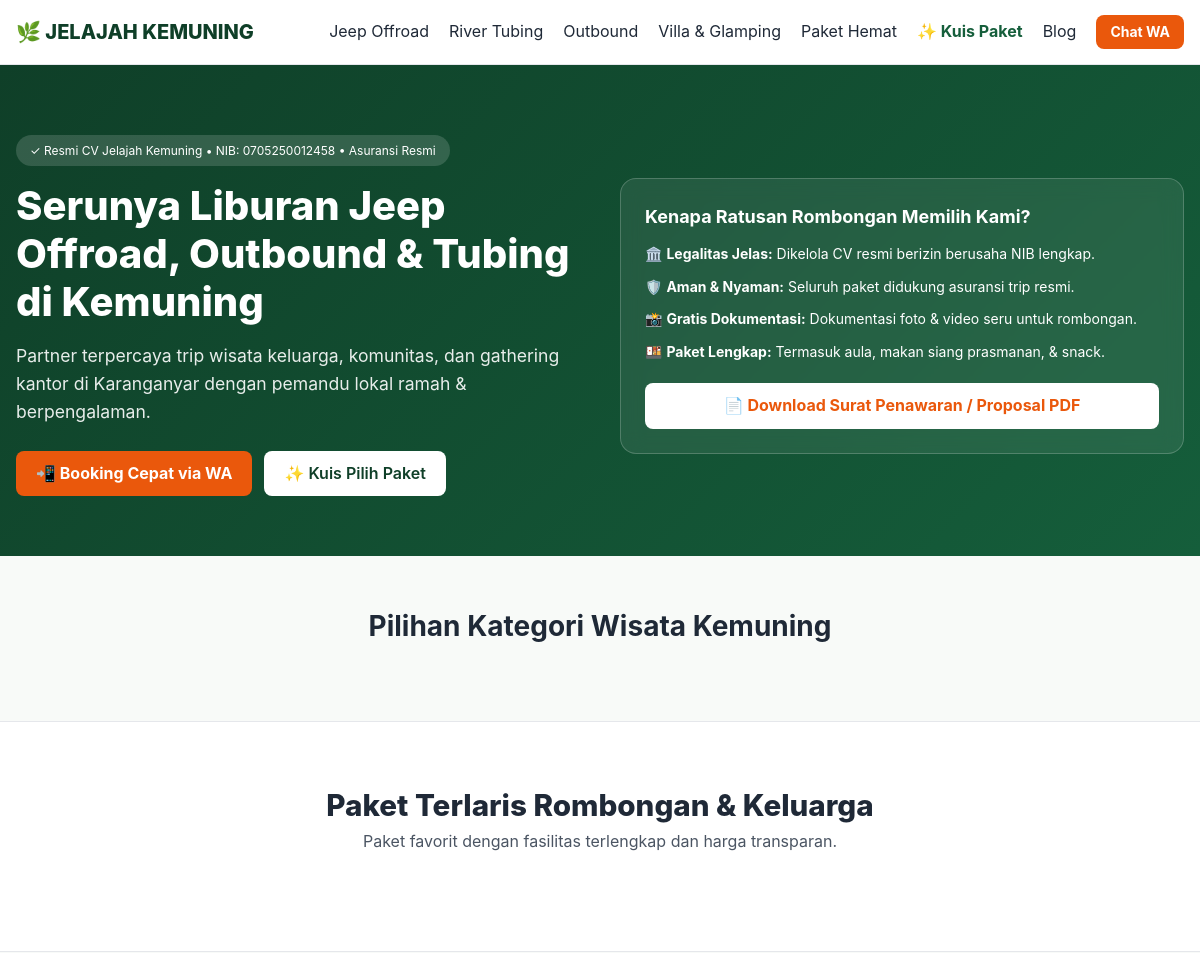
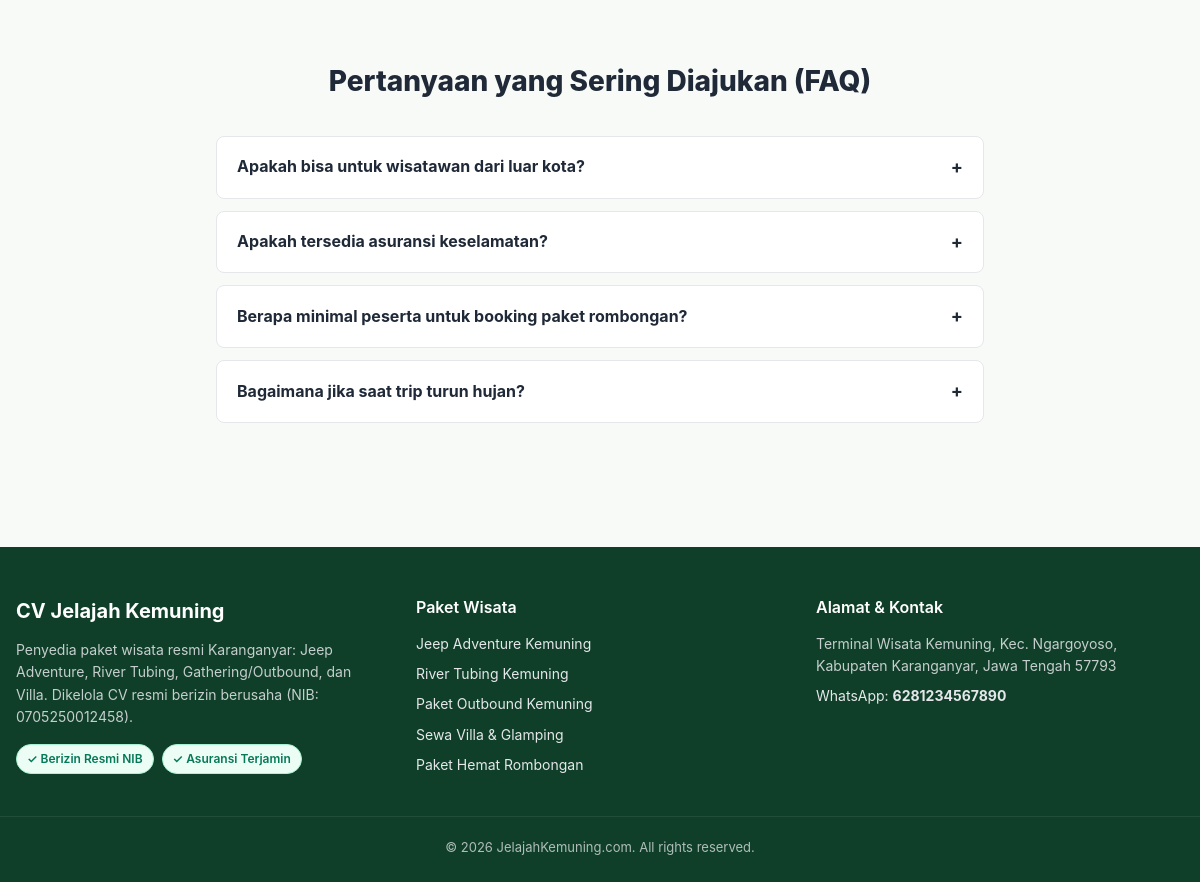
Before: / with the older database file (2 pictures, top to bottom).
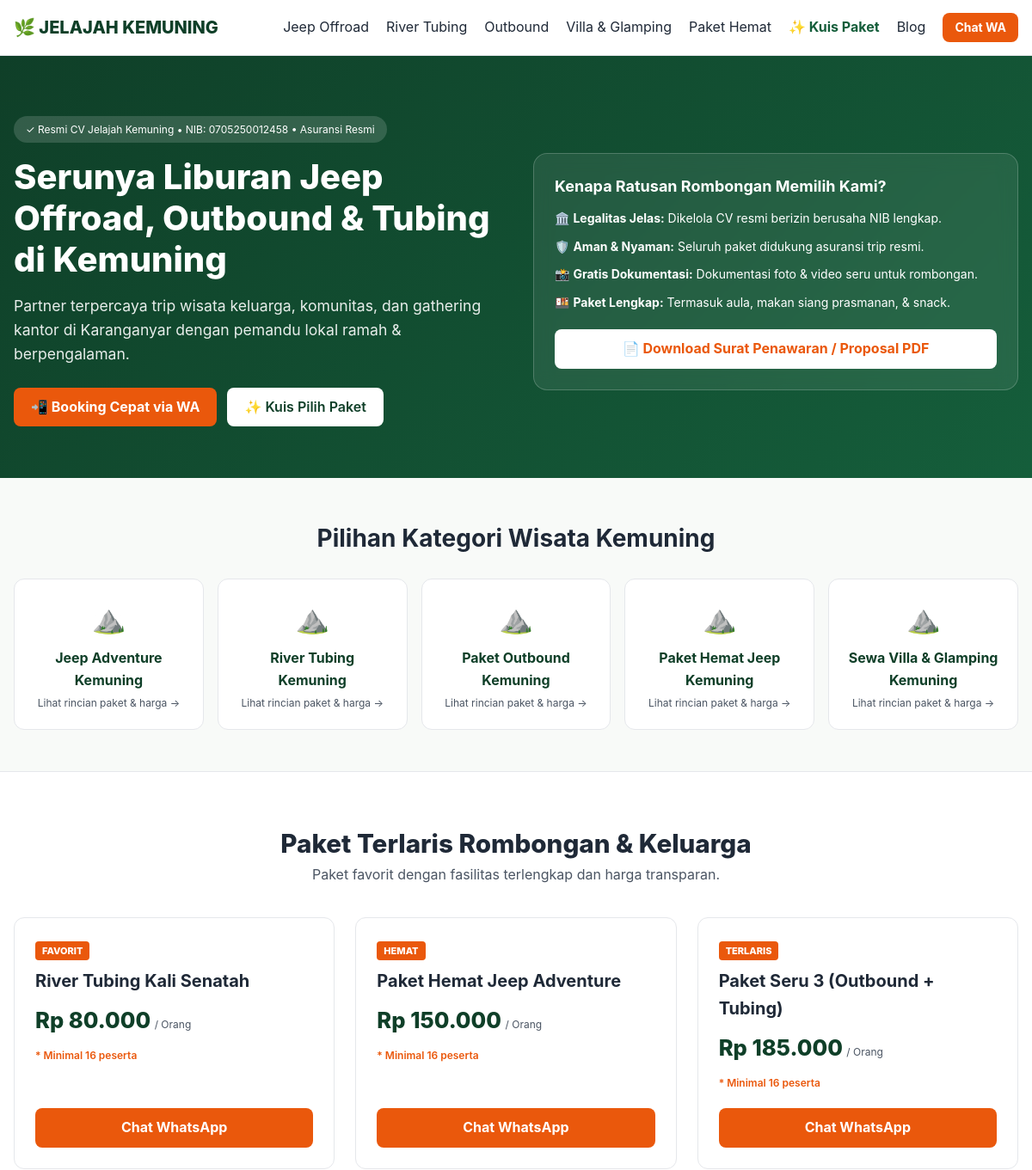
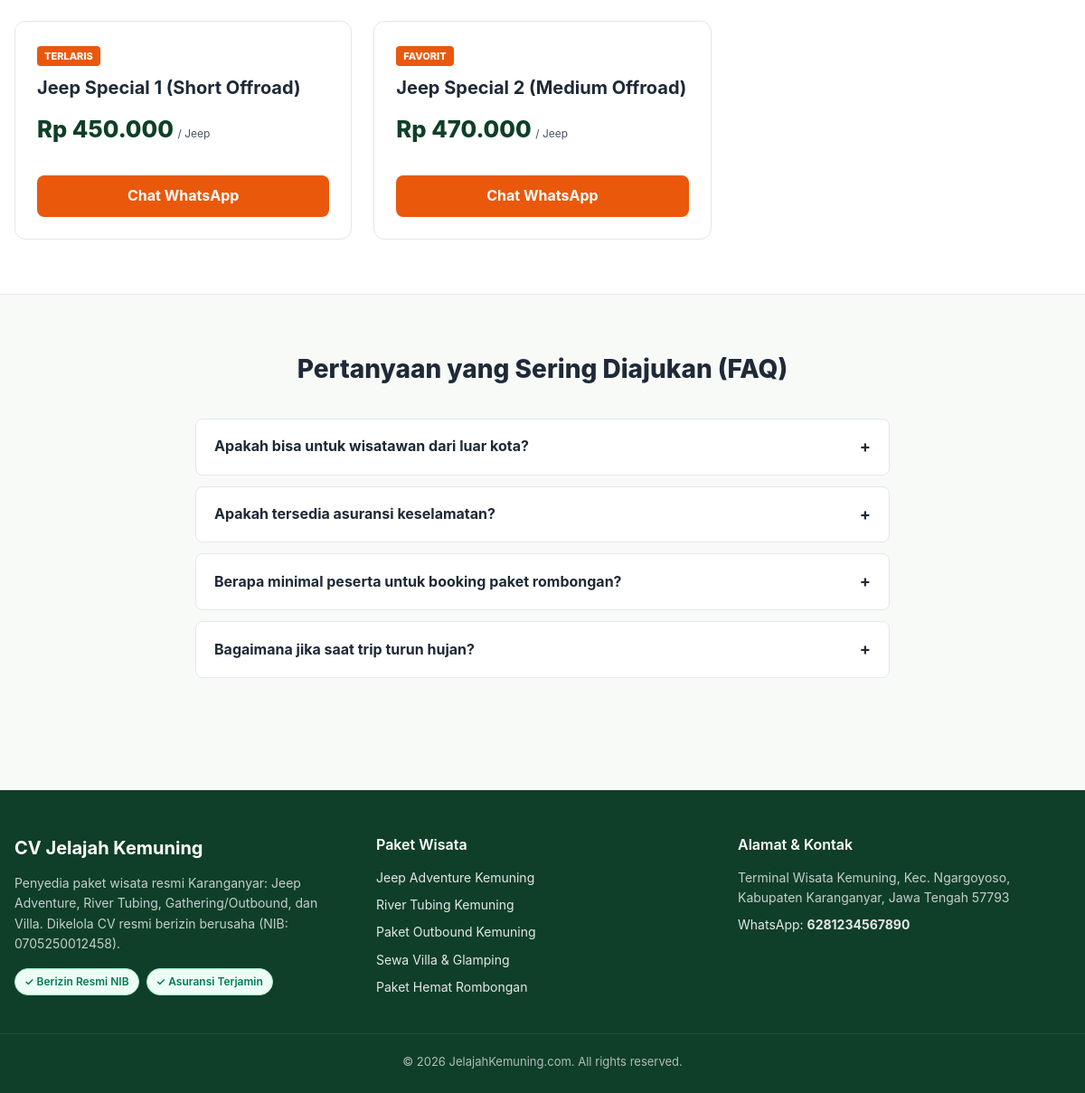
After: the same page with the newer database file (2 pictures, top to bottom).
### tables this page shows
CREATE TABLE IF NOT EXISTS settings (
    setting_key VARCHAR(100) PRIMARY KEY,
    setting_value TEXT NULL
);

CREATE TABLE IF NOT EXISTS categories (
    id INTEGER PRIMARY KEY AUTO_INCREMENT,
    name VARCHAR(100) NOT NULL,
    slug VARCHAR(100) NOT NULL UNIQUE,
    description TEXT NULL,
    icon VARCHAR(50) DEFAULT 'fas fa-map-marked-alt',
    created_at TIMESTAMP DEFAULT CURRENT_TIMESTAMP
);

CREATE TABLE IF NOT EXISTS packages (
    id INTEGER PRIMARY KEY AUTO_INCREMENT,
    category_id INTEGER NOT NULL,
    name VARCHAR(200) NOT NULL,
    slug VARCHAR(200) NOT NULL UNIQUE,
    price INTEGER NOT NULL DEFAULT 0,
    price_strike INTEGER DEFAULT 0,
    price_type VARCHAR(50) DEFAULT 'per_orang',
    min_participants INTEGER DEFAULT 1,
    duration VARCHAR(100) NULL,
    badge VARCHAR(50) NULL,
    summary TEXT NULL,
    inclusions TEXT NULL,
    exclusions TEXT NULL,
    itinerary TEXT NULL,
    thumbnail VARCHAR(255) NULL,
    is_active INTEGER DEFAULT 1,
    sort_order INTEGER DEFAULT 0,
    created_at TIMESTAMP DEFAULT CURRENT_TIMESTAMP
);

### app/Controllers/HomeController.php (called while the page is built, shortened)
<?php
class HomeController {
    public function getHomeData(): array {
        $db = Database::getInstance()->getConnection();
        $categories = $db->query("SELECT * FROM categories ORDER BY id ASC")->fetchAll(PDO::FETCH_ASSOC);
        $topPackages = $db->query("SELECT p.*, c.name as category_name FROM packages p JOIN categories c ON p.category_id = c.id WHERE p.is_active = 1 ORDER BY (p.badge IS NOT NULL) DESC, p.price ASC LIMIT 6")->fetchAll(PDO::FETCH_ASSOC);
        $galleries = $db->query("SELECT * FROM galleries ORDER BY sort_order ASC LIMIT 8")->fetchAll(PDO::FETCH_ASSOC);
        $faqs = [
            ['q' => 'Apakah bisa untuk wisatawan dari luar kota?', 'a' => 'Sangat bisa! Kami melayani penjemputan dari Stasiun Solo Balapan, Bandara Adi Soemarmo, maupun titik temu di terminal wisata Kemuning.'],
            ['q' => 'Apakah tersedia asuransi keselamatan?', 'a' => 'Ya, seluruh paket wisata kami sudah include asuransi resmi untuk menjamin kenyamanan seluruh peserta.'],
            ['q' => 'Berapa minimal peserta untuk booking paket rombongan?', 'a' => 'Untuk paket gathering/outbound minimal 16 orang. Untuk Jeep Adventure bisa per armada (maksimal 4 orang per mobil).'],
            ['q' => 'Bagaimana jika saat trip turun hujan?', 'a' => 'Seluruh armada jeep dilengkapi jas hujan dan rute telah disesuaikan agar tetap aman serta seru.'],
        ];
        return [
            'categories' => $categories,
            'topPackages' => $topPackages,
            'galleries' => $galleries,
            'faqs' => $faqs
        ];
    }
    public function index(): void {
        $data = $this->getHomeData();
        $categories = $data['categories'];
        $topPackages = $data['topPackages'];
        $faqs = $data['faqs'];
        require __DIR__ . '/../Views/layouts/header.php';
        require __DIR__ . '/../Views/home.php';
        require __DIR__ . '/../Views/layouts/footer.php';
    }
}

### app/Helpers.php (called while the page is built, shortened)
<?php
class Helpers {
    public static function formatRupiah(int $amount): string {
        return 'Rp ' . number_format($amount, 0, ',', '.');
    }
    public static function getSetting(string $key, string $default = ''): string {
        try {
            $db = Database::getInstance()->getConnection();
            $stmt = $db->prepare("SELECT setting_value FROM settings WHERE setting_key = :k LIMIT 1");
            $stmt->execute([':k' => $key]);
            $val = $stmt->fetchColumn();
            return ($val !== false && $val !== null) ? (string)$val : $default;
        } catch (\Throwable $e) {
            return $default;
        }
    }
    public static function generateWaLink(string $package = '', string $details = ''): string {
        $phone = self::getSetting('no_wa_1', defined('DEFAULT_WA') ? DEFAULT_WA : '6281234567890');
        $text = "Halo Admin Jelajah Kemuning, saya mau konsultasi";
        if (!empty($package)) {
            $text .= " mengenai *$package*";
        }
        if (!empty($details)) {
            $text .= " ($details)";
        }
        $text .= ". Mohon info ketersediaan tanggal dan rincian lengkapnya. Terima kasih!";
        return "https://wa.me/" . preg_replace('/[^0-9]/', '', $phone) . "?text=" . urlencode($text);
    }
    public static function sanitize(string $input): string {
        return htmlspecialchars(trim($input), ENT_QUOTES, 'UTF-8');
    }
}

### app/Views/home.php (the view, shortened to what this page needs)
<section style="background: linear-gradient(135deg, var(--primary) 0%, var(--primary-light) 100%); color: #fff; padding: 70px 0 60px;">
    <div class="container" style="display:grid; grid-template-columns:repeat(auto-fit, minmax(300px, 1fr)); gap:40px; align-items:center;">
        <div>
            <div style="display:inline-flex; align-items:center; gap:8px; background:rgba(255,255,255,0.15); padding:6px 14px; border-radius:99px; font-size:12px; margin-bottom:16px;">
                <span>✓ Resmi CV Jelajah Kemuning • NIB: <?= Helpers::getSetting('nib', defined('CV_NIB') ? CV_NIB : '0705250012458') ?> • Asuransi Resmi</span>
            </div>
            <h1 style="font-size:2.5rem; font-weight:800; line-height:1.2; margin-bottom:16px;">Serunya Liburan Jeep Offroad, Outbound & Tubing di Kemuning</h1>
            <p style="font-size:1.1rem; opacity:0.9; margin-bottom:24px;">Partner terpercaya trip wisata keluarga, komunitas, dan gathering kantor di Karanganyar dengan pemandu lokal ramah & berpengalaman.</p>
            <div style="display:flex; gap:12px; flex-wrap:wrap;">
                <a href="<?= Helpers::generateWaLink() ?>" class="btn-accent" style="font-size:16px;">📲 Booking Cepat via WA</a>
                <a href="/cari-paket/" class="btn-primary" style="background:#fff; color:var(--primary); font-size:16px;">✨ Kuis Pilih Paket</a>
            </div>
        </div>
        <div style="background:rgba(255,255,255,0.08); border:1px solid rgba(255,255,255,0.2); padding:24px; border-radius:16px; backdrop-filter:blur(10px);">
            <h3 style="font-size:18px; font-weight:700; margin-bottom:12px;">Kenapa Ratusan Rombongan Memilih Kami?</h3>
            <ul style="list-style:none; font-size:14px; display:flex; flex-direction:column; gap:10px;">
                <li>🏛️ <strong>Legalitas Jelas:</strong> Dikelola CV resmi berizin berusaha NIB lengkap.</li>
                <li>🛡️ <strong>Aman & Nyaman:</strong> Seluruh paket didukung asuransi trip resmi.</li>
                <li>📸 <strong>Gratis Dokumentasi:</strong> Dokumentasi foto & video seru untuk rombongan.</li>
                <li>🍱 <strong>Paket Lengkap:</strong> Termasuk aula, makan siang prasmanan, & snack.</li>
            </ul>
            <div style="margin-top:20px;">
                <a href="/proposal/" class="btn-accent" style="width:100%; justify-content:center; background:#fff; color:var(--accent);">
                    📄 Download Surat Penawaran / Proposal PDF
                </a>
            </div>
        </div>
    </div>
</section>
<section class="container" style="padding:48px 16px;">
    <h2 style="text-align:center; font-size:1.75rem; font-weight:700; margin-bottom:24px;">Pilihan Kategori Wisata Kemuning</h2>
    <div style="display:grid; grid-template-columns:repeat(auto-fit, minmax(200px, 1fr)); gap:16px;">
        <?php foreach ($categories as $cat): ?>
        <a href="/<?= $cat['slug'] ?>/" class="card-package" style="padding:20px; text-align:center;">
            <div style="font-size:32px; margin-bottom:8px;">⛰️</div>
            <h3 style="font-size:16px; font-weight:700; color:var(--primary);"><?= Helpers::sanitize($cat['name']) ?></h3>
            <p style="font-size:12px; color:var(--text-muted); margin-top:4px;">Lihat rincian paket & harga →</p>
        </a>
        <?php endforeach; ?>
    </div>
</section>
<section style="background:#fff; padding:60px 0; border-top:1px solid var(--border); border-bottom:1px solid var(--border);">
    <div class="container">
        <h2 style="text-align:center; font-size:1.85rem; font-weight:800;">Paket Terlaris Rombongan & Keluarga</h2>
        <p style="text-align:center; color:var(--text-muted); margin-bottom:36px;">Paket favorit dengan fasilitas terlengkap dan harga transparan.</p>
        <div style="display:grid; grid-template-columns:repeat(auto-fit, minmax(300px, 1fr)); gap:24px;">
            <?php foreach ($topPackages as $pkg): ?>
            <div class="card-package" style="padding:24px; display:flex; flex-direction:column; justify-content:space-between;">
                <div>
                    <?php if (!empty($pkg['badge'])): ?>
                    <span style="background:var(--accent); color:#fff; font-size:11px; font-weight:800; padding:4px 8px; border-radius:4px;"><?= Helpers::sanitize($pkg['badge']) ?></span>
                    <?php endif; ?>
                    <h3 style="font-size:1.25rem; font-weight:700; margin-top:8px;"><?= Helpers::sanitize($pkg['name']) ?></h3>
                    <div style="margin:10px 0;">
                        <span style="font-size:1.6rem; font-weight:800; color:var(--primary);"><?= Helpers::formatRupiah($pkg['price']) ?></span>
                        <span style="font-size:12px; color:var(--text-muted);">/ <?= $pkg['price_type'] === 'per_armada' ? 'Jeep' : 'Orang' ?></span>
                    </div>
                    <?php if (!empty($pkg['min_participants']) && $pkg['min_participants'] > 1): ?>
                    <p style="font-size:12px; color:var(--accent); font-weight:600;">* Minimal <?= $pkg['min_participants'] ?> peserta</p>
                    <?php endif; ?>
                </div>
                <div style="margin-top:20px;">
                    <a href="<?= Helpers::generateWaLink($pkg['name'], Helpers::formatRupiah($pkg['price'])) ?>" class="btn-accent" style="width:100%; justify-content:center;">
                        Chat WhatsApp
                    </a>
                </div>
            </div>
            <?php endforeach; ?>
        </div>
    </div>
</section>
<section class="container" style="padding:60px 16px; max-width:800px;">
    <h2 style="text-align:center; font-size:1.75rem; font-weight:800; margin-bottom:32px;">Pertanyaan yang Sering Diajukan (FAQ)</h2>
    <div style="display:flex; flex-direction:column; gap:12px;">
        <?php foreach ($faqs as $faq): ?>
        <div style="background:#fff; border:1px solid var(--border); border-radius:8px; overflow:hidden;">
            <div class="faq-question" style="padding:16px 20px; font-weight:700; cursor:pointer; display:flex; justify-content:space-between; align-items:center;">
                <span><?= Helpers::sanitize($faq['q']) ?></span>
                <span class="faq-icon" style="font-size:18px;">+</span>
            </div>
        </div>
        <?php endforeach; ?>
    </div>
</section>

### index.php (shortened to what this page needs)
<?php
require_once __DIR__ . '/app/Helpers.php';
$uri = parse_url($_SERVER['REQUEST_URI'] ?? '/', PHP_URL_PATH);
$uri = rtrim($uri, '/');
if ($uri === '') $uri = '/';
switch ($uri) {
    case '/':
        require_once __DIR__ . '/app/Controllers/HomeController.php';
        (new HomeController())->index();
        break;
}

### app/Views/layouts/header.php (shortened to what this page needs)
<!DOCTYPE html>
<html lang="id">
<head>
    <link rel="stylesheet" href="/assets/css/style.min.css">
</head>
<body>
<header class="header-nav">
    <div class="container" style="display:flex; justify-content:space-between; align-items:center; height:64px;">
        <a href="/" style="font-weight:800; font-size:1.25rem; color:var(--primary); display:flex; align-items:center; gap:8px;">
            <span>🌿 JELAJAH KEMUNING</span>
        </a>
        <nav style="display:none; gap:20px; align-items:center;" class="nav-desktop">
            <a href="/jeep-adventure-kemuning/">Jeep Offroad</a>
            <a href="/river-tubing-kemuning/">River Tubing</a>
            <a href="/paket-outbound-kemuning/">Outbound</a>
            <a href="/villa-glamping-kemuning/">Villa & Glamping</a>
            <a href="/paket-hemat-jeep-kemuning/">Paket Hemat</a>
            <a href="/cari-paket/" style="color:var(--primary-light); font-weight:700;">✨ Kuis Paket</a>
            <a href="/artikel/">Blog</a>
            <a href="<?= Helpers::generateWaLink() ?>" class="btn-accent" style="padding:6px 14px; font-size:14px;">Chat WA</a>
        </nav>
    </div>
</header>

### app/Views/layouts/footer.php (shortened to what this page needs)
<footer style="background:#0F3F28; color:#E5E7EB; padding:48px 0 24px; margin-top:64px;">
    <div class="container" style="display:grid; grid-template-columns:repeat(auto-fit, minmax(250px, 1fr)); gap:32px;">
        <div>
            <h3 style="color:#fff; font-size:1.25rem; font-weight:700; margin-bottom:12px;">CV Jelajah Kemuning</h3>
            <p style="font-size:14px; opacity:0.85; line-height:1.6;">Penyedia paket wisata resmi Karanganyar: Jeep Adventure, River Tubing, Gathering/Outbound, dan Villa. Dikelola CV resmi berizin berusaha (NIB: <?= Helpers::getSetting('nib', defined('CV_NIB') ? CV_NIB : '0705250012458') ?>).</p>
            <div style="margin-top:16px; display:flex; gap:8px; flex-wrap:wrap;">
                <span class="badge-trust">✓ Berizin Resmi NIB</span>
                <span class="badge-trust">✓ Asuransi Terjamin</span>
            </div>
        </div>
        <div>
            <h4 style="color:#fff; font-size:1rem; font-weight:600; margin-bottom:12px;">Paket Wisata</h4>
            <ul style="list-style:none; font-size:14px; display:flex; flex-direction:column; gap:8px;">
                <li><a href="/jeep-adventure-kemuning/">Jeep Adventure Kemuning</a></li>
                <li><a href="/river-tubing-kemuning/">River Tubing Kemuning</a></li>
                <li><a href="/paket-outbound-kemuning/">Paket Outbound Kemuning</a></li>
                <li><a href="/villa-glamping-kemuning/">Sewa Villa & Glamping</a></li>
                <li><a href="/paket-hemat-jeep-kemuning/">Paket Hemat Rombongan</a></li>
            </ul>
        </div>
        <div>
            <h4 style="color:#fff; font-size:1rem; font-weight:600; margin-bottom:12px;">Alamat & Kontak</h4>
            <p style="font-size:14px; opacity:0.85;">Terminal Wisata Kemuning, Kec. Ngargoyoso, Kabupaten Karanganyar, Jawa Tengah 57793</p>
            <p style="font-size:14px; margin-top:8px;">WhatsApp: <strong><?= Helpers::getSetting('no_wa_1', defined('DEFAULT_WA') ? DEFAULT_WA : '081234567890') ?></strong></p>
        </div>
    </div>
    <div class="container" style="margin-top:40px; padding-top:20px; border-top:1px solid rgba(255,255,255,0.1); text-align:center; font-size:13px; opacity:0.75;">
        &copy; <?= date('Y') ?> JelajahKemuning.com. All rights reserved.
    </div>
</footer>
</body>
</html>

Changed rows visible on the page:
added settings: setting_value "0705250012458"
added categories: name "Jeep Adventure Kemuning"
added categories: name "River Tubing Kemuning"
added categories: name "Paket Outbound Kemuning"
added categories: name "Paket Hemat Jeep Kemuning"
added categories: name "Sewa Villa & Glamping Kemuning"
added packages: badge "FAVORIT", name "River Tubing Kali Senatah", price "Rp 80.000", price_type "Orang", min_participants "16"
added packages: badge "HEMAT", name "Paket Hemat Jeep Adventure", price "Rp 150.000", price_type "Orang", min_participants "16"
added packages: badge "TERLARIS", name "Paket Seru 3 (Outbound + Tubing)", price "Rp 185.000", price_type "Orang", min_participants "16"
added packages: badge "TERLARIS", name "Jeep Special 1 (Short Offroad)", price "Rp 450.000", price_type "Jeep"
added packages: badge "FAVORIT", name "Jeep Special 2 (Medium Offroad)", price "Rp 470.000", price_type "Jeep"
added settings: setting_value "6281234567890"
Other visible differences:
text no longer shown: "0705250012458 0705250012458 6281234567890"
